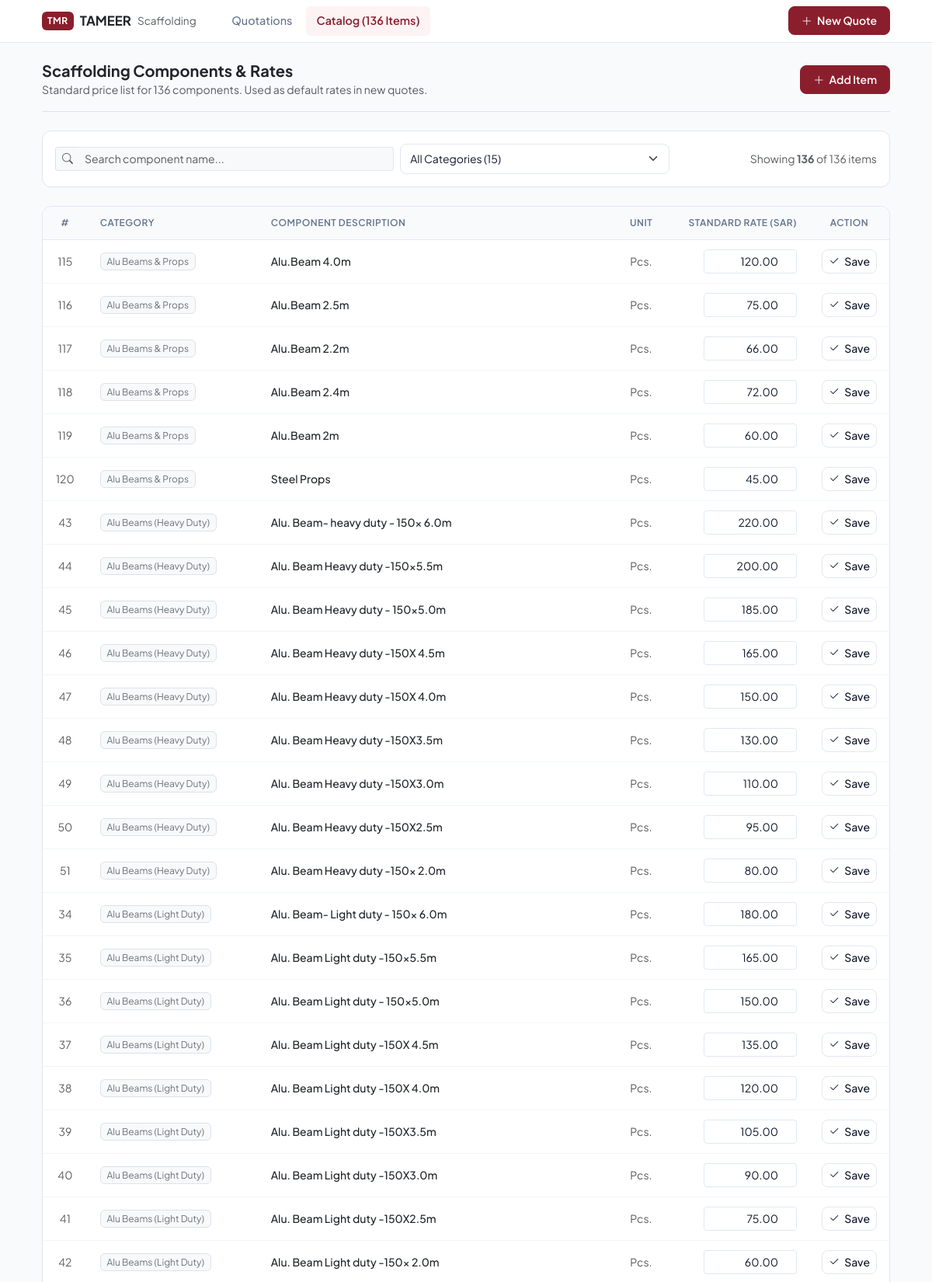
The page /settings (upper part) on the database its author committed.
### tables this page shows
CREATE TABLE PriceList (
        item_id INTEGER PRIMARY KEY AUTOINCREMENT,
        item_number INTEGER,
        category TEXT NOT NULL,
        item_name TEXT NOT NULL,
        unit TEXT DEFAULT 'Pcs.',
        unit_price REAL DEFAULT 0.0,
        updated_at TIMESTAMP DEFAULT CURRENT_TIMESTAMP
    );

### app.py (the view)
@app.route('/settings')
def settings():
    conn = get_db()
    cursor = conn.cursor()
    cursor.execute('SELECT * FROM PriceList ORDER BY category, item_number, item_name')
    items = [dict(r) for r in cursor.fetchall()]
    cursor.execute('SELECT DISTINCT category FROM PriceList ORDER BY category')
    categories = [r[0] for r in cursor.fetchall()]
    conn.close()
    return render_template('settings.html', items=items, categories=categories)

### database.py (called while the page is built)
def get_db():
    conn = sqlite3.connect(DB_PATH)
    conn.row_factory = sqlite3.Row
    return conn

### templates/settings.html (shortened to what this page needs)
{% extends "base.html" %}
{% set active_page = "settings" %}
{% block content %}
<div class="container-xl px-4 pb-5">
    <div class="d-flex flex-wrap justify-content-between align-items-center gap-3 mb-4 pb-3 border-bottom">
        <div>
            <h5 class="fw-bold text-dark mb-0">Scaffolding Components & Rates</h5>
            <small class="text-muted">Standard price list for 136 components. Used as default rates in new quotes.</small>
        </div>
        <div>
            <button class="btn btn-primary-tmr" data-bs-toggle="modal" data-bs-target="#addNewItemModal">
                <i class="bi bi-plus-lg"></i>
                <span>Add Item</span>
            </button>
        </div>
    </div>
    <div class="mini-card p-3 mb-4">
        <div class="row g-2 align-items-center">
            <div class="col-md-5">
                <div class="input-group input-group-sm">
                    <span class="input-group-text bg-light border-end-0 text-muted"><i class="bi bi-search"></i></span>
                    <input type="text" id="filterSearch" class="form-control border-start-0 bg-light"
                           placeholder="Search component name..." oninput="filterTable()">
                </div>
            </div>
            <div class="col-md-4">
                <select id="filterCategory" class="form-select form-select-sm" onchange="filterTable()">
                    <option value="">All Categories ({{ categories|length }})</option>
                </select>
            </div>
            <div class="col-md-3 text-end text-muted small">
                Showing <strong id="visibleCount">{{ items|length }}</strong> of {{ items|length }} items
            </div>
        </div>
    </div>
    <div class="mini-card overflow-hidden">
        <div class="table-responsive">
            <table class="clean-table" id="catalogTable">
                <thead>
                    <tr>
                        <th style="width: 50px;" class="text-center">#</th>
                        <th style="width: 220px;">Category</th>
                        <th>Component Description</th>
                        <th style="width: 90px;" class="text-center">Unit</th>
                        <th style="width: 160px;" class="text-end">Standard Rate (SAR)</th>
                        <th style="width: 100px;" class="text-center">Action</th>
                    </tr>
                </thead>
                <tbody>
                    {% for item in items %}
                    <tr class="catalog-row" data-category="{{ item.category }}" data-name="{{ item.item_name|lower }}">
                        <td class="text-center text-muted small">{{ item.item_number or loop.index }}</td>
                        <td>
                            <span class="badge bg-light text-secondary border fw-normal" style="font-size: 0.75rem;">
                                {{ item.category }}
                            </span>
                        </td>
                        <td class="fw-medium text-dark">{{ item.item_name }}</td>
                        <td class="text-center text-muted small">{{ item.unit }}</td>
                        <td class="text-end">
                            <div class="input-group input-group-sm ms-auto" style="max-width: 120px;">
                                <input type="number" step="0.01" min="0" class="form-control form-control-sm text-end rate-input"
                                       id="rate_{{ item.item_id }}" value="{{ '{:.2f}'.format(item.unit_price) }}">
                            </div>
                        </td>
                        <td class="text-center">
                            <button type="button" class="btn btn-secondary-tmr btn-sm py-1 px-2"
                                    onclick="saveItemRate({{ item.item_id }}, this)" title="Save Rate">
                                <i class="bi bi-check2"></i> Save
                            </button>
                        </td>
                    </tr>
                    {% endfor %}
                </tbody>
            </table>
        </div>
    </div>
</div>
{% endblock %}

### static/css/style.css (style rules this page uses)
:root { --tmr-primary: #8B1E2D; --tmr-primary-hover: #701522; --tmr-primary-subtle: #FDF2F4; --tmr-text-main: #0F172A; --tmr-text-muted: #64748B; --tmr-border: #E2E8F0; --tmr-bg: #F8FAFC; --tmr-card-bg: #FFFFFF; }
* { box-sizing: border-box; }
body { font-family: 'Plus Jakarta Sans', -apple-system, BlinkMacSystemFont, "Segoe UI", Roboto, sans-serif; color: var(--tmr-text-main); background-color: var(--tmr-bg); -webkit-font-smoothing: antialiased; }
.btn-primary-tmr { background-color: var(--tmr-primary); border: 1px solid var(--tmr-primary); color: #FFFFFF; font-weight: 600; font-size: 0.875rem; padding: 0.45rem 1rem; border-radius: 8px; transition: all 0.15s ease; display: inline-flex; align-items: center; gap: 0.4rem; }
.btn-secondary-tmr { background: #FFFFFF; border: 1px solid var(--tmr-border); color: var(--tmr-text-main); font-weight: 500; font-size: 0.875rem; padding: 0.45rem 0.9rem; border-radius: 8px; transition: all 0.15s ease; display: inline-flex; align-items: center; gap: 0.4rem; }
.mini-card { background: #FFFFFF; border: 1px solid var(--tmr-border); border-radius: 12px; box-shadow: 0 1px 3px rgba(0, 0, 0, 0.02); }
.form-control, .form-select { border-color: var(--tmr-border); border-radius: 8px; font-size: 0.875rem; padding: 0.5rem 0.75rem; color: var(--tmr-text-main); }
.clean-table { width: 100%; margin-bottom: 0; }
.clean-table thead th { background: #F8FAFC; border-bottom: 1px solid var(--tmr-border); border-top: none; font-size: 0.75rem; font-weight: 600; text-transform: uppercase; letter-spacing: 0.5px; color: var(--tmr-text-muted); padding: 0.75rem 1rem; white-space: nowrap; }
.clean-table tbody td { padding: 0.75rem 1rem; border-bottom: 1px solid #F1F5F9; vertical-align: middle; font-size: 0.875rem; }

### rows shown on the page
PriceList: item_number "115", category "Alu Beams & Props", item_name "Alu.Beam 4.0m", unit "Pcs.", unit_price "120.00"
PriceList: item_number "116", category "Alu Beams & Props", item_name "Alu.Beam 2.5m", unit "Pcs.", unit_price "75.00"
PriceList: item_number "117", category "Alu Beams & Props", item_name "Alu.Beam 2.2m", unit "Pcs.", unit_price "66.00"
PriceList: item_number "118", category "Alu Beams & Props", item_name "Alu.Beam 2.4m", unit "Pcs.", unit_price "72.00"
PriceList: item_number "119", category "Alu Beams & Props", item_name "Alu.Beam 2m", unit "Pcs.", unit_price "60.00"
PriceList: item_number "120", category "Alu Beams & Props", item_name "Steel Props", unit "Pcs.", unit_price "45.00"
PriceList: item_number "43", category "Alu Beams (Heavy Duty)", item_name "Alu. Beam- heavy duty - 150x 6.0m", unit "Pcs.", unit_price "220.00"
PriceList: item_number "44", category "Alu Beams (Heavy Duty)", item_name "Alu. Beam Heavy duty -150x5.5m", unit "Pcs.", unit_price "200.00"
PriceList: item_number "45", category "Alu Beams (Heavy Duty)", item_name "Alu. Beam Heavy duty - 150x5.0m", unit "Pcs.", unit_price "185.00"
PriceList: item_number "46", category "Alu Beams (Heavy Duty)", item_name "Alu. Beam Heavy duty -150X 4.5m", unit "Pcs.", unit_price "165.00"
PriceList: item_number "47", category "Alu Beams (Heavy Duty)", item_name "Alu. Beam Heavy duty -150X 4.0m", unit "Pcs.", unit_price "150.00"
PriceList: item_number "48", category "Alu Beams (Heavy Duty)", item_name "Alu. Beam Heavy duty -150X3.5m", unit "Pcs.", unit_price "130.00"
PriceList: item_number "49", category "Alu Beams (Heavy Duty)", item_name "Alu. Beam Heavy duty -150X3.0m", unit "Pcs.", unit_price "110.00"
PriceList: item_number "50", category "Alu Beams (Heavy Duty)", item_name "Alu. Beam Heavy duty -150X2.5m", unit "Pcs.", unit_price "95.00"
PriceList: item_number "51", category "Alu Beams (Heavy Duty)", item_name "Alu. Beam Heavy duty -150x 2.0m", unit "Pcs.", unit_price "80.00"
PriceList: item_number "34", category "Alu Beams (Light Duty)", item_name "Alu. Beam- Light duty - 150x 6.0m", unit "Pcs.", unit_price "180.00"
PriceList: item_number "35", category "Alu Beams (Light Duty)", item_name "Alu. Beam Light duty -150x5.5m", unit "Pcs.", unit_price "165.00"
PriceList: item_number "36", category "Alu Beams (Light Duty)", item_name "Alu. Beam Light duty - 150x5.0m", unit "Pcs.", unit_price "150.00"
PriceList: item_number "37", category "Alu Beams (Light Duty)", item_name "Alu. Beam Light duty -150X 4.5m", unit "Pcs.", unit_price "135.00"
PriceList: item_number "38", category "Alu Beams (Light Duty)", item_name "Alu. Beam Light duty -150X 4.0m", unit "Pcs.", unit_price "120.00"
PriceList: item_number "39", category "Alu Beams (Light Duty)", item_name "Alu. Beam Light duty -150X3.5m", unit "Pcs.", unit_price "105.00"
PriceList: item_number "40", category "Alu Beams (Light Duty)", item_name "Alu. Beam Light duty -150X3.0m", unit "Pcs.", unit_price "90.00"
PriceList: item_number "41", category "Alu Beams (Light Duty)", item_name "Alu. Beam Light duty -150X2.5m", unit "Pcs.", unit_price "75.00"
PriceList: item_number "42", category "Alu Beams (Light Duty)", item_name "Alu. Beam Light duty -150x 2.0m", unit "Pcs.", unit_price "60.00"

### other values the page prints
{{ items|length }} "136"
